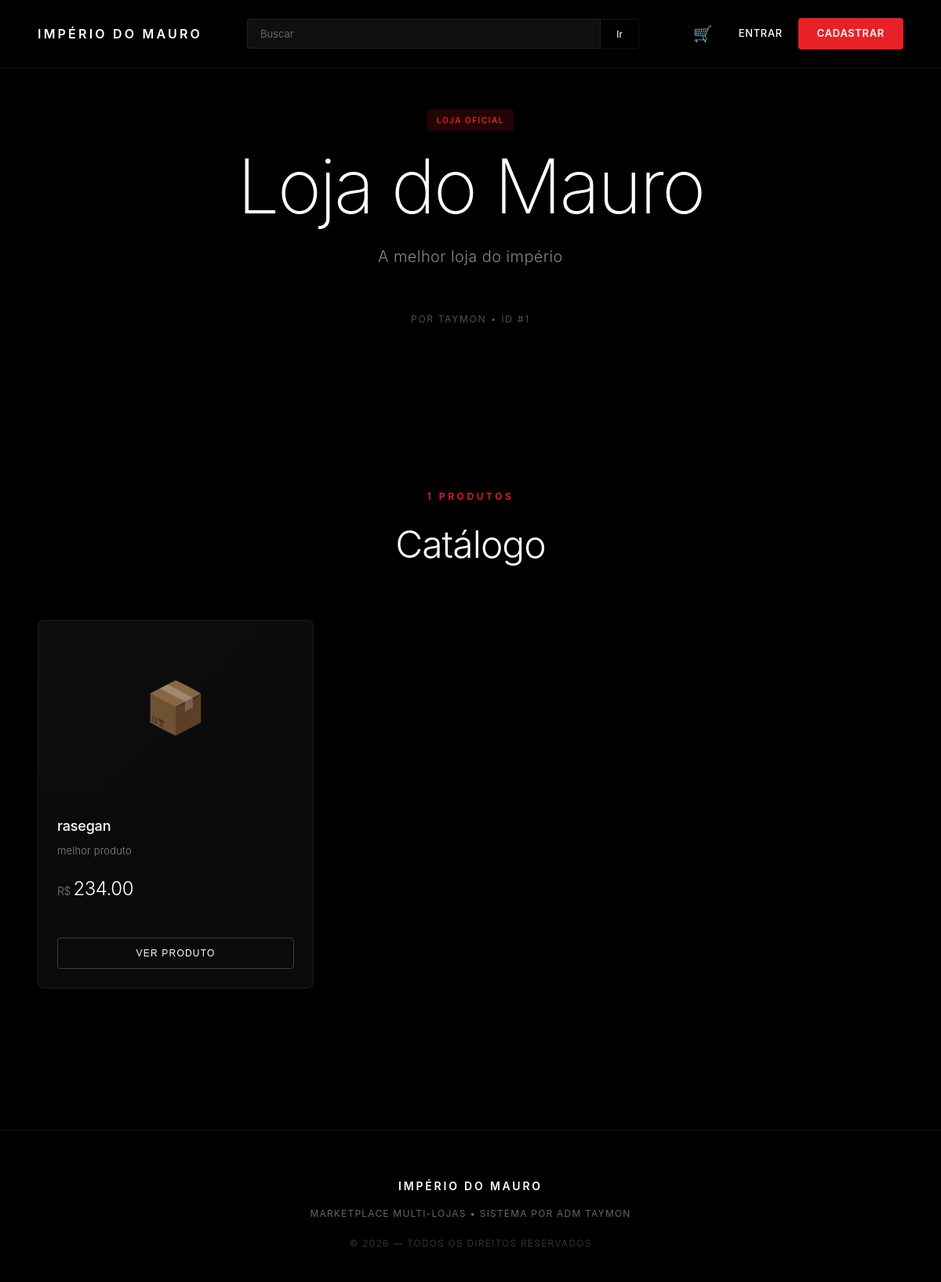
The page /loja/1 on the database its author committed.
### tables this page shows
CREATE TABLE lojas (
            id INTEGER PRIMARY KEY AUTOINCREMENT,
            nome TEXT NOT NULL,
            descricao TEXT,
            dono TEXT
        , imagem TEXT, categoria_id INTEGER);

CREATE TABLE produtos (
            id INTEGER PRIMARY KEY AUTOINCREMENT,
            loja_id INTEGER NOT NULL,
            nome TEXT NOT NULL,
            preco REAL NOT NULL,
            descricao TEXT
        , imagem TEXT);

### app.py (the view)
@app.route("/loja/<int:loja_id>")
def ver_loja(loja_id):
    conn = sqlite3.connect(DB)
    c = conn.cursor()
    c.execute("SELECT * FROM lojas WHERE id=?", (loja_id,))
    loja = c.fetchone()
    if loja is None:
        conn.close()
        return render_template("404.html"), 404
    c.execute("SELECT * FROM produtos WHERE loja_id=? ORDER BY id DESC", (loja_id,))
    produtos = c.fetchall()
    conn.close()
    return render_template("loja.html", loja=loja, produtos=produtos)

### app.py (called while the page is built)
@app.before_request
def checar_manutencao():
    rotas_livres = ["/login", "/manutencao", "/static/favicon.svg"]
    if request.path.startswith("/static/"):
        return
    if request.path in rotas_livres:
        return
    if session.get("adm"):
        return
    if MODO_MANUTENCAO:
        return render_template("manutencao.html"), 503

@app.context_processor
def injetar_contexto():
    carrinho = session.get("carrinho", {})
    total_itens = sum(carrinho.values()) if carrinho else 0
    return {
        "total_carrinho": total_itens,
        "cliente_logado": session.get("cliente_id") is not None,
        "cliente_nome": session.get("cliente_nome", "")
    }

### templates/loja.html (shortened to what this page needs)
<!DOCTYPE html>
<html lang="pt-br">
<head>
    <link rel="stylesheet" href="/static/css/style.css">
</head>
<body>
    <nav class="navbar-tesla">
    <a href="/" class="logo">Império do Mauro</a>
    <form class="search-bar" method="GET" action="/">
        <input type="text" name="busca" placeholder="Buscar" value="{{ busca or '' }}">
        <button type="submit">Ir</button>
    </form>
    <div class="nav-links">
        <a href="/carrinho" style="position: relative; color: var(--white); text-decoration: none; font-size: 20px; padding: 8px 12px;">
            🛒
        </a>
        {% if session.get('adm') %}
            <a href="/painel">Painel</a>
            <a href="/logout" class="btn-tesla">Sair</a>
        {% else %}
            <a href="/entrar" style="color: var(--white); text-decoration: none; font-size: 13px; padding: 8px 12px;">Entrar</a>
            <a href="/cadastro" class="btn-tesla">Cadastrar</a>
        {% endif %}
    </div>
</nav>
    <section class="hero-tesla" style="min-height: auto; padding: 140px 24px 60px; ">
        <div class="badge-tesla" style="margin-bottom: 20px;">Loja oficial</div>
        <h1>{{ loja[1] }}</h1>
        <p>{{ loja[2] }}</p>
        <p style="font-size: 12px; letter-spacing: 0.15em; text-transform: uppercase; color: var(--gray-500); margin-top: 8px;">
            Por {{ loja[3] }} • ID #{{ loja[0] }}
        </p>
    </section>
    <section class="section-tesla">
        <div class="section-header">
            <div class="section-label">{{ produtos|length }} produtos</div>
            <h2 class="section-title-tesla">Catálogo</h2>
        </div>
        {% if produtos %}
            <div class="grid-tesla">
                {% for p in produtos %}
                    <div class="product-tesla">
                        <a href="/produto/{{ p[0] }}" style="text-decoration: none; color: inherit; display: block;">
                            {% if p[5] %}
                                <div style="height: 220px; overflow: hidden;">
                                    <img src="{{ p[5] }}" style="width: 100%; height: 100%; object-fit: cover;">
                                </div>
                            {% else %}
                                <div class="product-visual">📦</div>
                            {% endif %}
                            <div class="product-content">
                                <h4>{{ p[2] }}</h4>
                                <p class="product-desc">{{ p[4] }}</p>
                                <div class="product-price">{{ "%.2f"|format(p[3]) }}</div>
                            </div>
                        </a>
                        <div style="padding: 0 24px 24px 24px;">
                            {% if session.get('adm') %}
                                <form method="POST" action="/produto/{{ p[0] }}/deletar" onsubmit="return confirm('Deletar esse produto?')">
                                    <button class="btn-delete" style="width: 100%;">🗑️ Remover</button>
                                </form>
                            {% else %}
                                <a href="/produto/{{ p[0] }}" style="text-decoration: none;">
                                    <button class="btn-product" style="width: 100%;">Ver produto</button>
                                </a>
                            {% endif %}
                        </div>
                    </div>
                {% endfor %}
            </div>
        {% endif %}
    </section>
    <footer class="footer-tesla">
        <div class="footer-brand">Império do Mauro</div>
        <p>Marketplace multi-lojas • Sistema por ADM Taymon</p>
        <p style="margin-top: 20px; opacity: 0.5;">© 2026 — Todos os direitos reservados</p>
    </footer>
</body>
</html>

### rows shown on the page
lojas: nome "Loja do Mauro", descricao "A melhor loja do império", dono "TAYMON", id "1"
produtos: nome "rasegan", descricao "melhor produto", preco "234.00"

### other values the page prints
{{ produtos|length }} "1"
